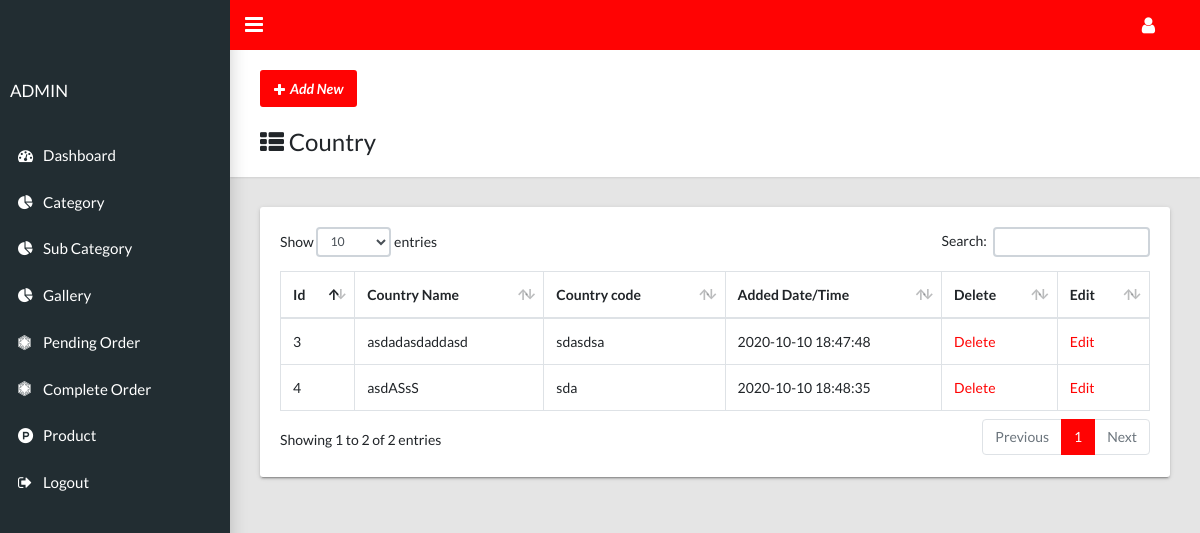
/admin/list-Country.php (signed in), run on the app's committed database.
### tables this page shows
CREATE TABLE `country` (
  `country_id` int(11) NOT NULL,
  `country_name` varchar(100) NOT NULL,
  `country_code` varchar(100) NOT NULL,
  `added_date` varchar(100) NOT NULL
);

### admin/list-Country.php (the view, shortened to what this page needs)
<?php
include 'header.php';
include '../db/dbConnection.php';
?>
<main class="app-content">
    <div class="app-title">
        <div>
            <p><a class="btn btn-primary icon-btn" href="add-Country"><i class="fa fa-plus"></i>Add New </a></p>
            <br>
            <h1><i class="fa fa-th-list"></i> Country</h1>
        </div>
    </div>
    <div class="row">
        <div class="col-md-12">
            <div class="tile">
                <div class="tile-body">
                    <table class="table table-hover table-bordered" id="sampleTable">
                        <thead>
                            <tr>
                                <th>Id</th>
                                <th>Country Name</th>
                                <th>Country code</th>
                                <th>Added Date/Time</th>
                                <th>Delete</th>
                                <th>Edit</th>
                            </tr>
                        </thead>
                        <tbody>
                            <?php
                            $sql="SELECT * FROM country";
                            $result = mysqli_query($connection,$sql);
                            while($dataRow=mysqli_fetch_assoc($result)){
                                    echo "<tr>";
                                    echo "<td >".$dataRow['country_id']."</td>";
                                    echo "<td >".$dataRow['country_name']."</td>";
                                    echo "<td >".$dataRow['country_code']."</td>";
                                    echo "<td >".$dataRow['added_date']."</td>";
                                    echo "<td><a onClick=\"javascript: return confirm('Please confirm deletion');\"href='delete-country?id=$dataRow[country_id]'>Delete</a></td>";
                                    echo "<td><a href='edit-countyr?id=$dataRow[country_id]'>Edit</a></td>";
                                    echo "</tr>";
                                    }?>
                        </tbody>
                    </table>
                </div>
            </div>
        </div>
    </div>
</main>

### data on the page
country: country_id "3", country_name "asdadasdaddasd", country_code "sdasdsa", added_date "2020-10-10 18:47:48"
country: country_id "4", country_name "asdASsS", country_code "sda", added_date "2020-10-10 18:48:35"
